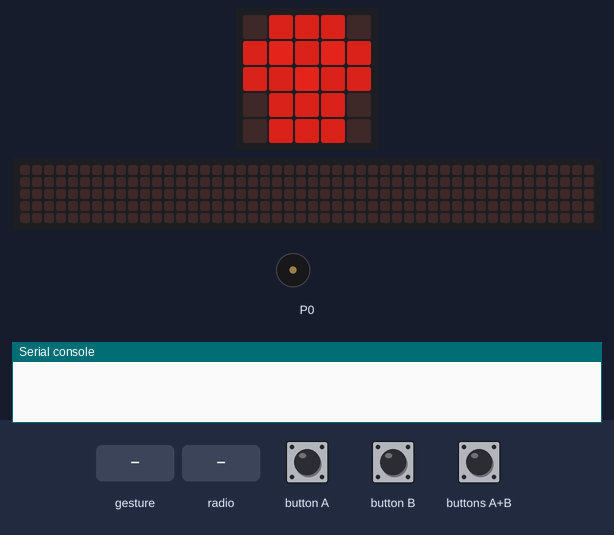
A program run on a simulated BBC micro:bit running MicroPython. Parts: the board's 5×5 LED display, a strip that is not on the board, showing the scrolling text unrolled, buzzer (waves = sounding), the last lines printed to the serial console. The inputs (shaded band) are chosen by the test bench. Dim RGB values are drawn brighter than linear; files the program writes start out absent; no radio messages arrive unless stated (any console line starting 'radio sent:' is added by the test bench); a tilt is held for 1.5 s and a shake lasts 1 s, then the board lies face up again; the 48×5 strip is a reading aid, not a part: it shows the text the display is scrolling, unrolled, one strip-width of it at a time.

Above: at 18.8 s.
18.9 s: buttons A+B pressed for 1 s
At 19.15 s:
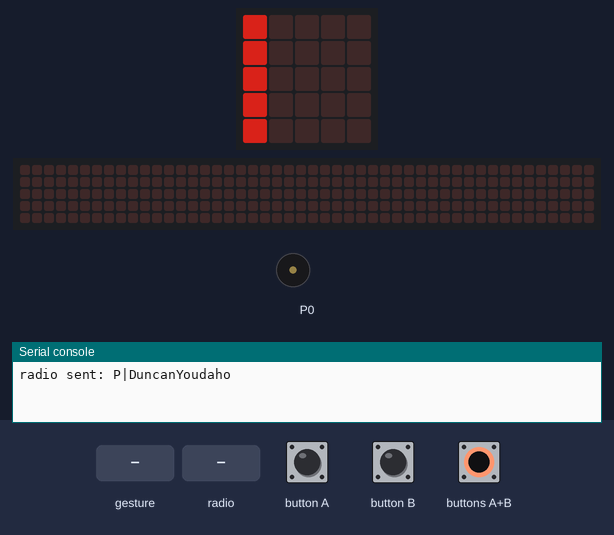
20.5 s: gesture 'shake'
At 21.43 s:
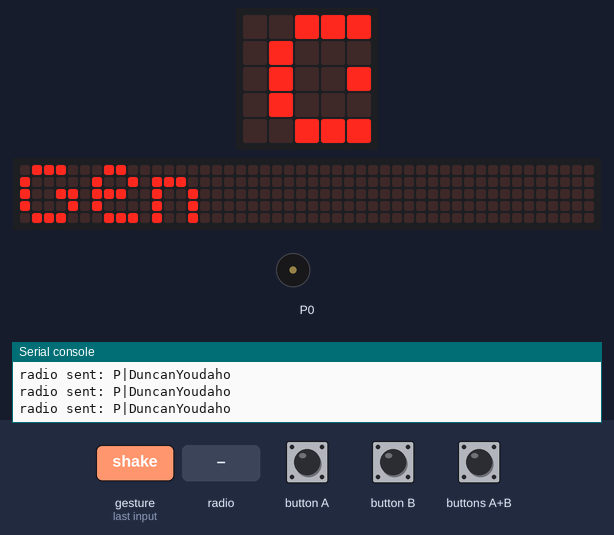
22.8 s: radio message "P|" arrives
At 23.5 s:
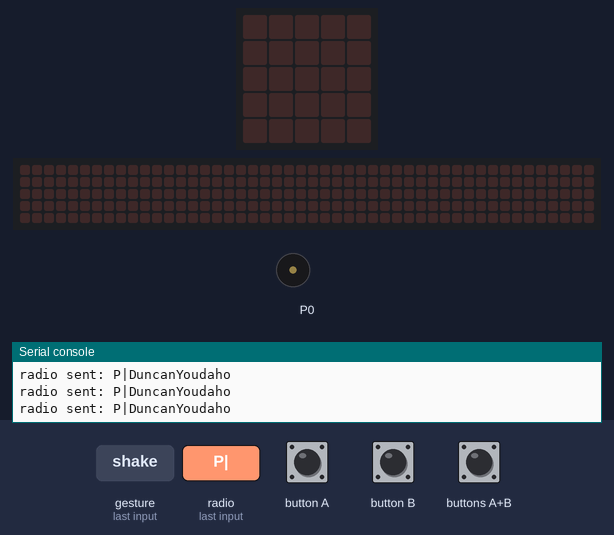
24.5 s: button A pressed for 1 s
At 25.43 s:
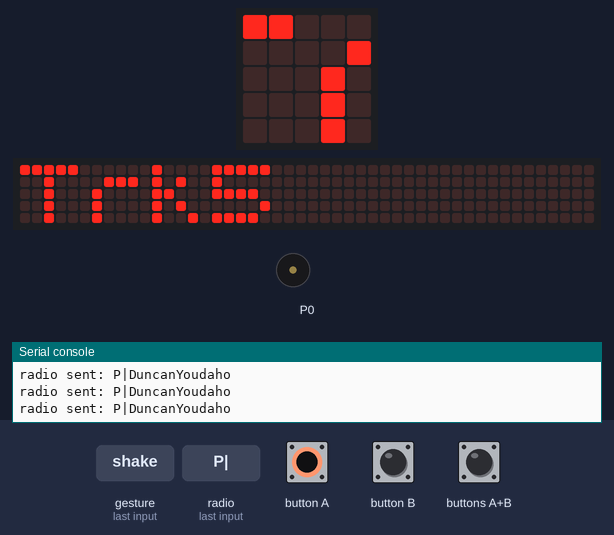
26.1 s: gesture 'shake'
At 30.4 s:
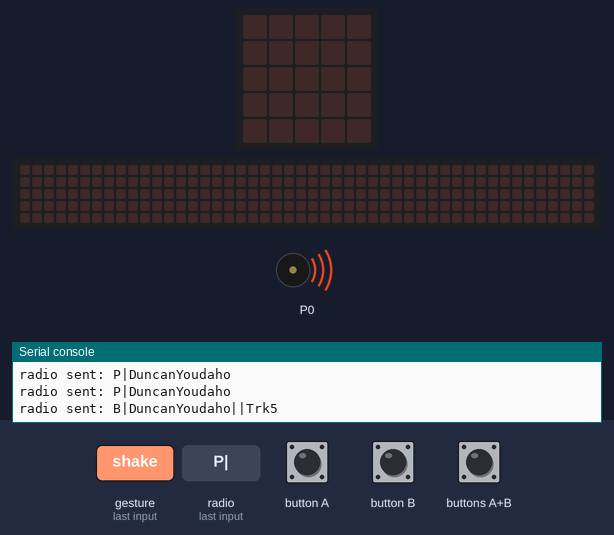
32.1 s: button A pressed for 3.2 s
At 34.15 s:
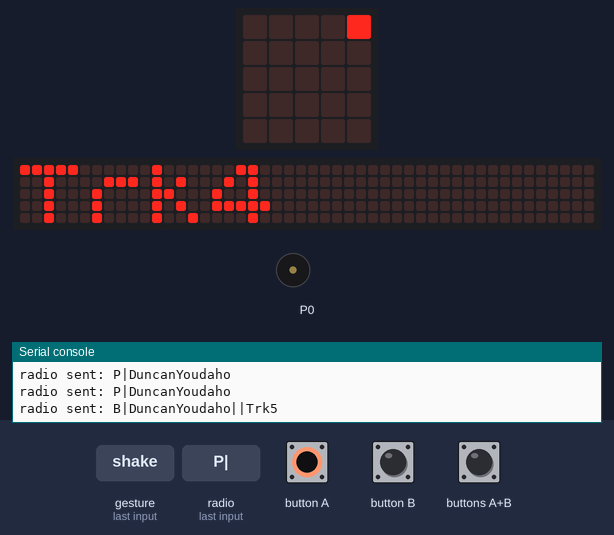
Timing chart, 0 to 35.6 s (numbered marks = the images above; inputs shaded):
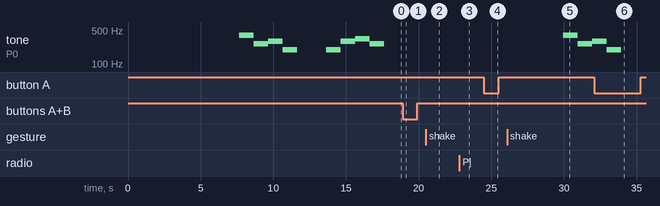

Measured:
- after the input at 18.9 s, the display: first differs from a run without the input after 0.15 s (image 1)
- after the input at 20.5 s, the display: first differs from a run without the input after 0.55 s (image 2 shows a later state)
- after the input at 22.8 s, the display: first differs from a run without the input after 0.30 s (image 3)
- after the input at 24.5 s, the display: first differs from a run without the input after 0.15 s (image 4 shows a later state)
- after the input at 26.1 s, tone on P0: plays 392 Hz for 0.99 s, 262 Hz for 0.99 s, 294 Hz for 0.14 s, starting after 3.9 s
- after the input at 32.1 s, the display: first differs from a run without the input after 2.0 s (image 6)
- what the display in image 3 shows lasts 0.5 s, from 23.1 s to 23.6 s

The program:

defcon25-microbadge.py
```python
from microbit import *
import os
import radio
import music
# DEFCON 25 micro:badge
# Badge for /r/defcon on BBC micro:bit running micropython
# By DuncanYoudaho and TrustedRoot
# A glowing skull, bluetooth pairing, and pager
# -------------------------------------------------------------------
# Step 1: Insert your handle here:
handle = 'DuncanYoudaho'
# Step 2: Install the micropython runtime to your micro:bit
# Step 3: Use uflash to flash badge.py to your micro:bit
# Step 4: Find another micro:badge and hold A+B to pair
# Step 5: Hook up headphones to GND and Pin 0
# Step 6: Send a page by choosing a topic and shaking the badge
# ---------------------------------------------------------------------
# If you've paired and want to reflash your firmware, use ufs tool
# to save pairings file and restore after flashing
# ---------------------------------------------------------------------

# Load Pairings from File
# Pairings file Syntax:
# Handle1\n
# HackerHandle2\n
# 1337H4x0r<EOF>
handleSeparator = '\n'
pairings = []
if 'pairings.txt' not in os.listdir():
    with open('pairings.txt', 'w') as pairingsFile:
        pairingsFile.write(handle)
    pairings = [handle]
else:
    with open('pairings.txt', 'r') as pairingsFile:
        pairings = pairingsFile.read().split(handleSeparator)

pairing = False
pairingStart = 0
pairingAnimation = [Image("50000:50000:50000:50000:50000"),
                    Image("05000:05000:05000:05000:05000"),
                    Image("00500:00500:00500:00500:00500"),
                    Image("00050:00050:00050:00050:00050"),
                    Image("00005:00005:00005:00005:00005")]

pagingAnimation = [Image("99999:99999:99999:99999:99999"),
                   Image("00000:00000:00000:00000:00000")]

# Topics
topic = 0
topics = ["Gen",
          "Chill",
          "HHV",
          "Vote",
          "Crypto",
          "Wifi",
          "Trk1",
          "Trk2",
          "Trk3",
          "Trk4",
          "Trk5"]
maxTopic = len(topics) - 1

skull = [Image("05550:50505:55055:05550:05550"),
         Image("05550:53535:55355:05550:05550"),
         Image("05550:56565:55655:05550:05550"),
         Image("05550:53535:55355:05550:05550")]

# Tones for send, recieve
tuneSend = ["G4:8","C","D","G3"]
tuneReceive = ["G3:8","D4","E","C"]

# Opening Scroll/Skull
display.scroll('/r/defcon')
display.show(skull, 200, wait=False, loop=True, clear=False)
music.play(tuneSend)
music.play(["R:16"])
music.play(tuneReceive)
radio.on()
radio.config(length=64)

# Ready for action
while True:
    # default
    if not pairing and (button_a.is_pressed() or button_b.is_pressed()):
        # debounce
        sleep(150)
        if button_a.is_pressed() and button_b.is_pressed():
            display.show(pairingAnimation, 200, wait=False,
                         loop=True, clear=False)
            pairing = True
            pairingStart = running_time()
        # Move Left
        elif button_a.is_pressed():
            if topic == 0:
                topic = maxTopic
            else:
                topic = topic - 1
            display.scroll(topics[topic], delay=100, wait=True, loop=False)
            display.show(skull, 200, wait=False, loop=True, clear=False)
        # Move Right
        elif button_b.is_pressed():
            if topic == maxTopic:
                topic = 0
            else:
                topic = topic + 1
            display.scroll(topics[topic], delay=100, wait=True, loop=False)
            display.show(skull, 200, wait=False, loop=True, clear=False)

    # Pairing Mode
    if pairing:
        # Pairing...
        if running_time() < pairingStart + 10000:
            radio.send('P|'+handle)
            incoming = radio.receive()
            # Got Something?
            if incoming is not None and incoming[0] == 'P':
                newPairing = incoming[2:]
                if newPairing not in pairings:
                    pairings.append(newPairing)
                    with open('pairings.txt', 'w') as pairingsFile:
                        pairingsFile.write('\n'.join(pairings))
                    # Display the paired name
                    display.scroll(newPairing, 100, wait=True, loop=False)
                    # Turn off pairing
                    display.show(skull, 300, wait=False,
                                 loop=True, clear=False)
                    pairing = False
            # Wait and try again
            else:
                sleep(500)
        # Pairing Mode Stop
        elif pairing and running_time() >= pairingStart + 10000:
            pairing = False
            display.show(skull, 300, wait=False, loop=True, clear=False)

    # Broadcast if shaken vigorously
    if accelerometer.was_gesture('shake'):
        display.scroll(topics[topic], delay=100, wait=True, loop=False)
        for name in pairings:
            if(name != handle):
                radio.send('B|'+handle+'|'+name+'|'+topics[topic])
                music.play(tuneSend)
        display.show(skull, 300, wait=False, loop=True, clear=False)

    # Detect a page
    if not pairing:
        incoming = radio.receive()
        if incoming is not None and incoming[0] == 'B':
            page = incoming.split('|')
            if page[2] == handle and page[1] != handle and page[1] in pairings:
                display.show(pagingAnimation, 200, wait=True, loop=False, clear=False)
                display.show(pagingAnimation, 200, wait=True, loop=False, clear=False)
                display.show(pagingAnimation, 200, wait=True, loop=False, clear=False)
                music.play(tuneReceive)
                display.scroll(page[1]+'-', delay=100, wait=True, loop=False)
                display.scroll(page[3], delay=100, wait=True, loop=False)
                display.show(skull, 300, wait=False, loop=True, clear=False)
```
